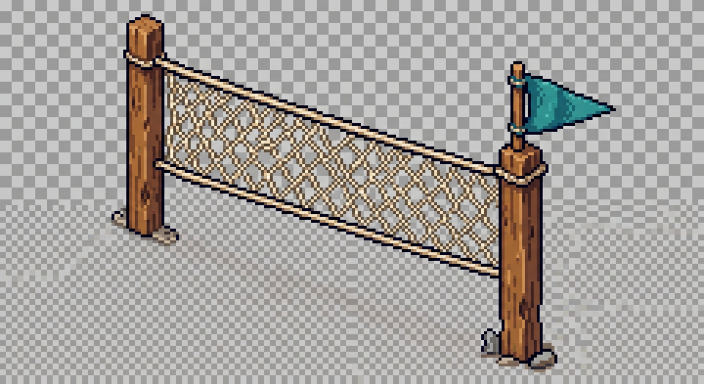
#> input picture assets/source-art/enseada-4/beach-training-net.png, 1408 x 768 px (shown at 1/2 size); its folder holds only this picture in this run
$ python preparar-enseada-4.py
#> lines starting #> are read from the running program, lines starting #| are printed output that depends on the picture
"""Key generated checker/flat backgrounds, trim, and publish Enseada 4.0 props."""
from collections import deque
from pathlib import Path
from PIL import Image, ImageDraw

SOURCE = Path('assets/source-art/enseada-4')
DEST = Path('assets/sprites/enseada-4')
DEST.mkdir(parents=True, exist_ok=True)

# Gray checkerboard tones or flat background colors seen in each generated image.
GRAY_BANDS = {
    'signal-watchtower': (54, 106),
    'expedition-tent': (159,),
    'stone-ring-campfire': (120, 170),
    'field-table-bench': (199,),
    'supply-crates': (221, 255),
    'trail-marker-sign': (73, 129),
    'beach-training-net': (154, 201),
    'zen-stone-cairn': (78, 132),
}
TOL = 36
SPREAD = 24

for path in sorted(SOURCE.glob('*.png')):
    name = path.stem
    image = Image.open(path).convert('RGBA')
    pix = image.load()
    w, h = image.size
#> w = 1408; h = 768
    bands = GRAY_BANDS.get(name, ())

    def neutral_bg(r, g, b, a):
        if a == 0:
            return True
        if max(r, g, b) - min(r, g, b) > SPREAD:
            return False
        if bands and any(abs(r - value) <= TOL for value in bands):
            return True
        # Thin grid lines in these fake alpha previews are nearly pure black
        # or white, while the props use warm colored outlines and highlights.
        if max(r, g, b) <= 12 or min(r, g, b) >= 249:
            return True
        if name == 'shell-grotto' and r > 246 and g > 246 and b > 246:
            return True
        return False

    # The clock uses a saturated green checkerboard, unlike the neutral-gray
    # transparency mockups used by the other props.
    if name == 'coastal-clock-post':
        for y in range(h):
            for x in range(w):
                r, g, b, a = pix[x, y]
                if a and g > r + 20 and g > b + 15:
                    pix[x, y] = (0, 0, 0, 0)

    # Flood-fill neutral/green background from the border, then clear matching
    # interior checker squares (behind mesh, legs, and transparent cutouts).
    seen = bytearray(w * h)
    q = deque()
    for x in range(w):
        for y in (0, h - 1):
            if neutral_bg(*pix[x, y]):
                i = y * w + x
                if not seen[i]: seen[i] = 1; q.append((x, y))
    for y in range(h):
        for x in (0, w - 1):
            if neutral_bg(*pix[x, y]):
                i = y * w + x
                if not seen[i]: seen[i] = 1; q.append((x, y))
    while q:
        x, y = q.popleft()
        pix[x, y] = (0, 0, 0, 0)
        for nx, ny in ((x-1,y),(x+1,y),(x,y-1),(x,y+1)):
            if 0 <= nx < w and 0 <= ny < h:
                i = ny*w+nx
                if not seen[i] and neutral_bg(*pix[nx,ny]):
                    seen[i] = 1; q.append((nx,ny))
    # Remove the same checker colors even when the generated grid is enclosed
    # by a rope mesh or object silhouette. The art itself uses saturated/warm
    # colors; checking near-neutral values avoids keying wood, cloth, or stone.
    for y in range(h):
        for x in range(w):
            r, g, b, a = pix[x, y]
            if a and neutral_bg(r, g, b, a):
                pix[x, y] = (0, 0, 0, 0)

    # The generated outputs sometimes leave thin non-neutral grid lines outside
    # the subject. Establish the crop from the warm/saturated sprite silhouette,
    # not from those residual preview marks.
    subject = Image.new('L', (w, h), 0)
#> subject: PIL image 1408x768 L; every value is 0
    sp = subject.load()
    for y in range(h):
        for x in range(w):
            r, g, b, a = pix[x, y]
            if a and max(r, g, b) - min(r, g, b) > 28:
                sp[x, y] = 255
    bbox = subject.getbbox()
#> bbox = (225, 30, 1221, 744)
    if not bbox:
        raise RuntimeError(f'{name}: no colored subject pixels found')
    x0, y0, x1, y1 = bbox
#> x0 = 225; y0 = 30; x1 = 1221; y1 = 744
    pad = 12
    image = image.crop((max(0,x0-pad), max(0,y0-pad), min(w,x1+pad), min(h,y1+pad)))
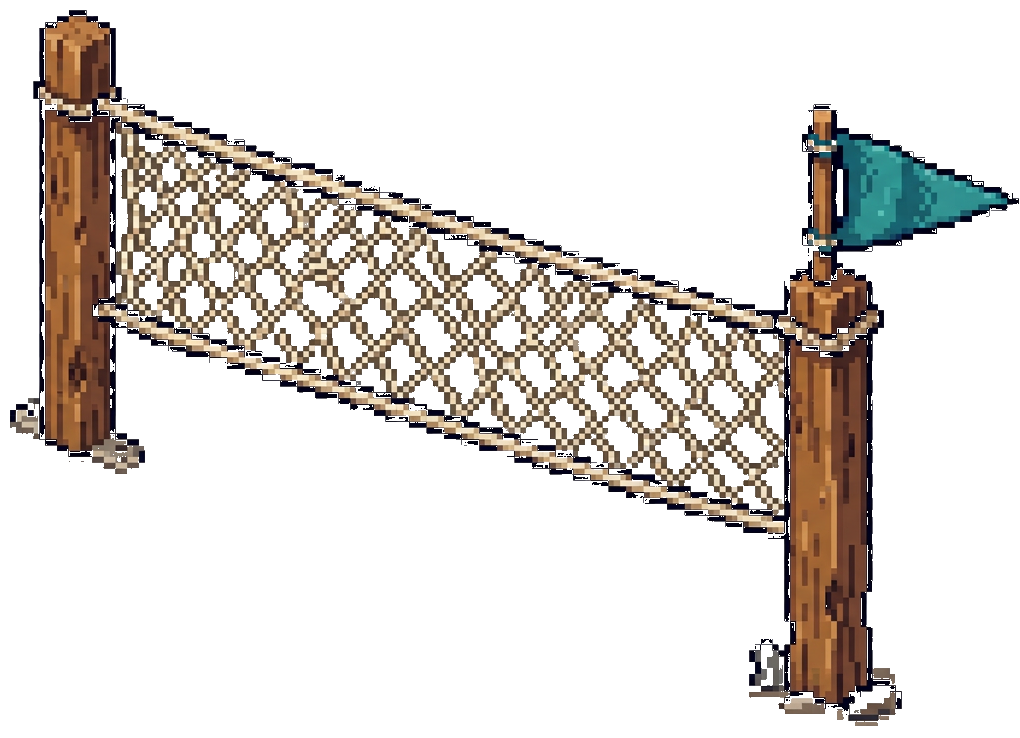
#> image: PIL image 1020x738 RGBA; mean R, G, B, A 29.6, 24.7, 20.3, 63.1; transparent parts drawn white
    if name == 'signal-watchtower':
        # The fake checker was painted as a warm circular halo around the
        # beacon. Remove its two flat swatches while retaining the saturated
        # red lantern, flame, ropes, and timber.
        p = image.load()
        # The model drew a checker halo behind the beacon. The lamp is an
        # isolated silhouette in the first 120 px of the cropped sprite; clip
        # to its traced outline so no mock-transparency cells remain there.
        lamp = Image.new('L', image.size, 0)
        ImageDraw.Draw(lamp).polygon([
            (134, 15), (157, 15), (164, 22), (169, 31), (171, 43),
            (177, 51), (177, 83), (172, 94), (165, 103), (127, 103),
            (120, 94), (116, 83), (116, 52), (123, 44), (124, 31), (128, 22),
        ], fill=255)
        for y in range(min(100, image.height)):
            for x in range(image.width):
                if (78 <= x <= 212 and not lamp.getpixel((x, y))):
                    p[x, y] = (0, 0, 0, 0)
    image.save(DEST / f'{name}.png', optimize=True)
    print(f'{name}: {w}x{h} -> {image.width}x{image.height}')
#| beach-training-net: 1408x768 -> 1020x738
